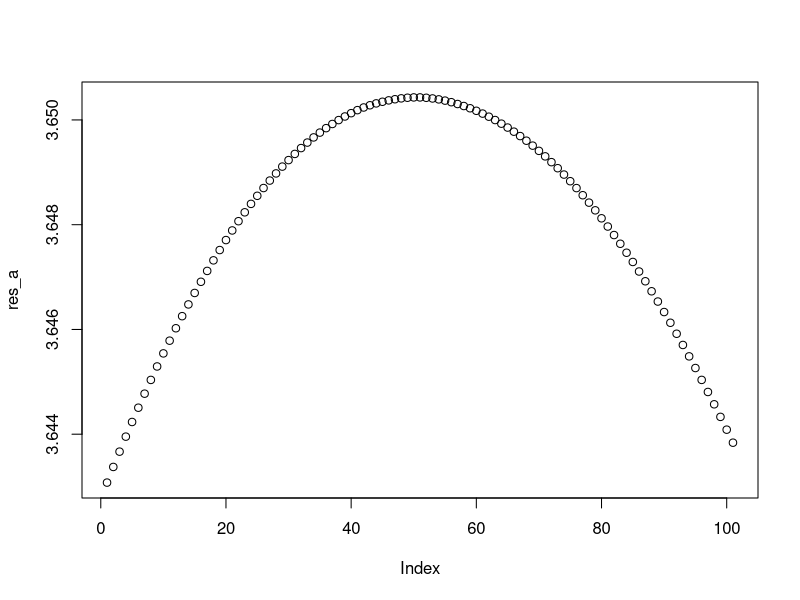
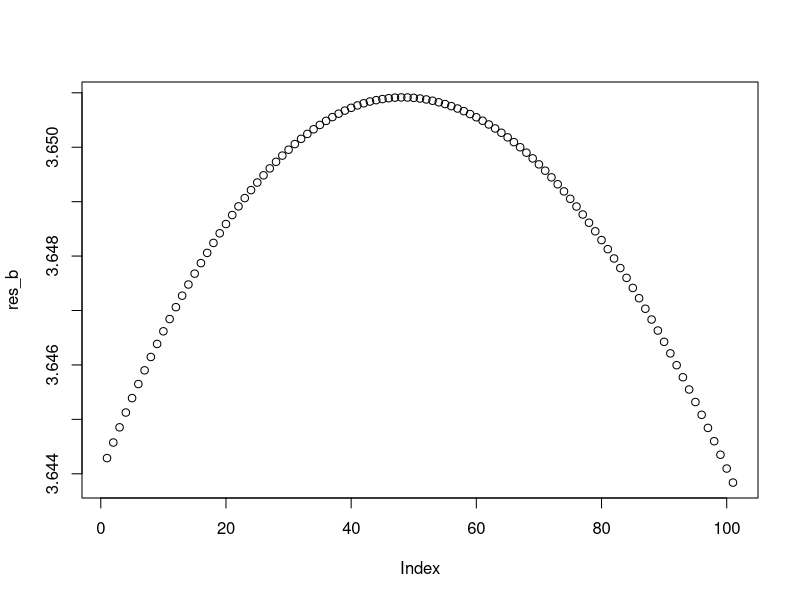

These charts were generated, in order, by the following R code:
###########################################################################################################################################
###################### discrete choice problem for risk sharing in presence of consumption cap and transfer ###############################
###########################################################################################################################################

# utility function

util<-function(c,mc=999){
  log(min(c,mc))
}

# set seed and # simulated incomes

set.seed(123)
g=10000

# set exogeneous variables

mc=50#40            # consumption restrictive measures - lower = stricter 
ps=10#15            # transfer compensation for covid related losses

ep=30               # mean / expected production
sd=5                # standard deviation of production

cf=8                # standard deviation of common factor

p=1                 # price of full risk sharing compared to autarky (linear)

# simulate income for A and B (two ex ante identical countries)

y_a<-rnorm(g,ep,sd)+rnorm(g,0,cf)

y_b<-rnorm(g,ep,sd)+rnorm(g,0,cf)

y_s<-(y_a+y_b)/2

# grid for possible degrees of risk sharing (0 no risk sharing at all 1 full risk sharing)

k<-seq(0,1,0.01)

# simulation of resulting utility for different degrees of risk sharing - small economies (-> price takers) 
# assuming that a priori countries take each realisation of income as equally likely we can simulate expectations by taking means across realizations

UA=matrix(nrow = g,ncol = 101)
for (i in 1:g) {
 ua<-sapply(k*y_s[i]+(1-k)*y_a[i]+ps-k*p, util,mc=mc) 
 UA[i,]=ua
}
res_a=colMeans(UA)
plot(res_a)

UB=matrix(nrow = g,ncol = 101)
for (i in 1:g) {
  ub<-sapply(k*y_s[i]+(1-k)*y_b[i]+ps-k*p, util,mc=mc) 
  UB[i,]=ub
}
res_b=colMeans(UB)
plot(res_b)

